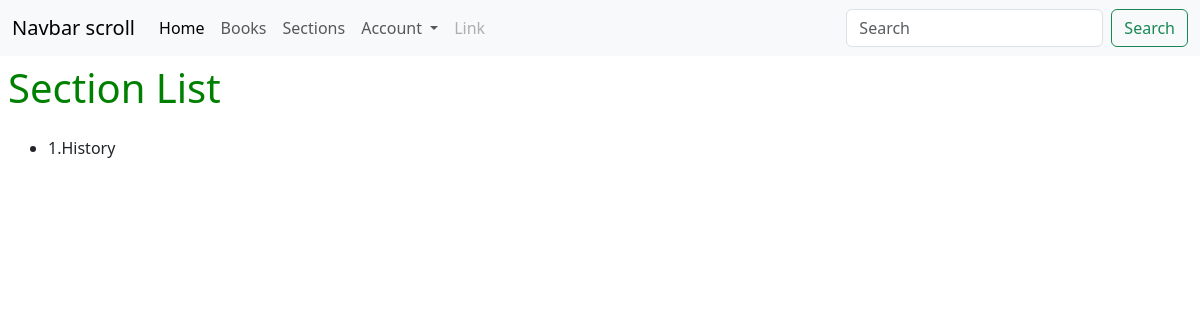
Page /sections on the earlier database version.
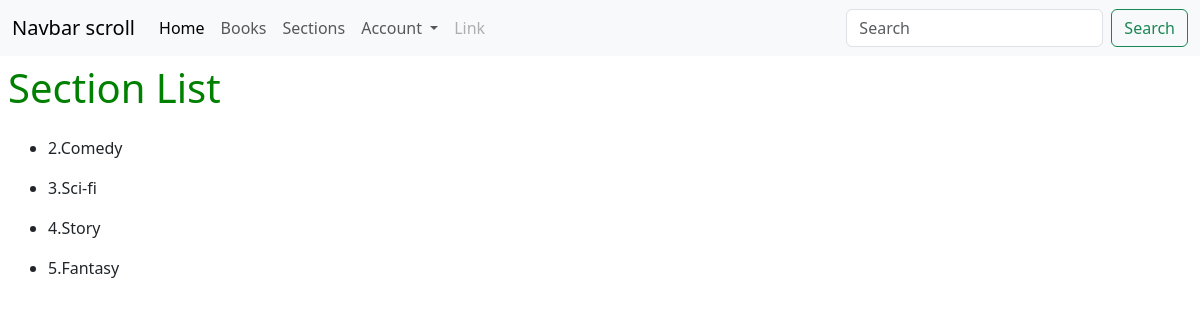
Same page on the later database version.
### app/models.py (models this page shows)
class Section(db.Model):
    __tablename__ = "sections"
    section_id = db.Column(db.Integer, autoincrement=True, primary_key=True)
    section_name = db.Column(db.String)

### app/bp/section.py (the view)
@bp.route("/sections")
def list_sections():
    sections = Section.query.all()
    return render_template("section/section_list.html", sections=sections)

### templates/section/section_list.html (shortened to what this page needs)
{% extends "base.html" %}
{% block content %}
<div class="d-flex justify-content-between g-3 p-2 align-items-center me-5">
    <h1>Section List</h1>
</div>
<div>
    <ul>
        {% for section in sections %}
        <div class="d-flex justify-content-between mx-2 p-2 g-2 col-6">
            <li>{{section.section_id}}.{{section.section_name}}</li>
        </div>
        {% endfor %}
    </ul>
</div>
{%endblock%}

Differences in the rows shown:
removed Section: section_id "1", section_name "History"
added Section: section_id "2", section_name "Comedy"
added Section: section_id "3", section_name "Sci-fi"
added Section: section_id "4", section_name "Story"
added Section: section_id "5", section_name "Fantasy"
